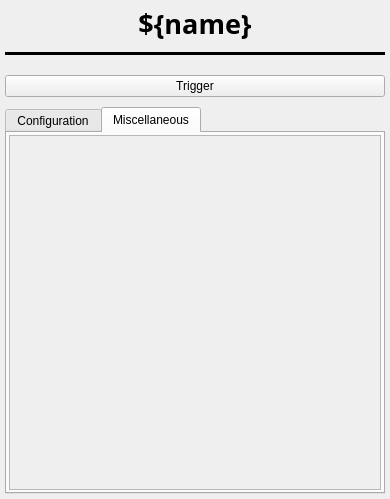
<?xml version="1.0" encoding="UTF-8"?>
<ui version="4.0">
 <class>Form</class>
 <widget class="QWidget" name="Form">
  <property name="geometry">
   <rect>
    <x>0</x>
    <y>0</y>
    <width>390</width>
    <height>499</height>
   </rect>
  </property>
  <property name="sizePolicy">
   <sizepolicy hsizetype="Preferred" vsizetype="Preferred">
    <horstretch>0</horstretch>
    <verstretch>0</verstretch>
   </sizepolicy>
  </property>
  <property name="windowTitle">
   <string>Form</string>
  </property>
  <layout class="QVBoxLayout" name="main_layout" stretch="0,0,0,0,3">
   <property name="spacing">
    <number>10</number>
   </property>
   <property name="sizeConstraint">
    <enum>QLayout::SetDefaultConstraint</enum>
   </property>
   <property name="leftMargin">
    <number>5</number>
   </property>
   <property name="topMargin">
    <number>5</number>
   </property>
   <property name="rightMargin">
    <number>5</number>
   </property>
   <property name="bottomMargin">
    <number>5</number>
   </property>
   <item>
    <widget class="QLabel" name="name_label">
     <property name="font">
      <font>
       <family>Sans Serif</family>
       <pointsize>20</pointsize>
       <weight>75</weight>
       <bold>true</bold>
      </font>
     </property>
     <property name="text">
      <string>${name}</string>
     </property>
     <property name="alignment">
      <set>Qt::AlignCenter</set>
     </property>
    </widget>
   </item>
   <item>
    <widget class="QFrame" name="underline">
     <property name="autoFillBackground">
      <bool>false</bool>
     </property>
     <property name="styleSheet">
      <string notr="true"/>
     </property>
     <property name="frameShape">
      <enum>QFrame::HLine</enum>
     </property>
     <property name="frameShadow">
      <enum>QFrame::Plain</enum>
     </property>
     <property name="lineWidth">
      <number>10</number>
     </property>
    </widget>
   </item>
   <item>
    <layout class="QHBoxLayout" name="horizontalLayout_2" stretch="1,0">
     <property name="spacing">
      <number>2</number>
     </property>
     <property name="bottomMargin">
      <number>0</number>
     </property>
     <item>
      <widget class="PyDMImageView" name="PyDMImageView">
       <property name="toolTip">
        <string/>
       </property>
       <property name="colorMap" stdset="0">
        <enum>PyDMImageView::Monochrome</enum>
       </property>
       <property name="imageChannel" stdset="0">
        <string>sig://${name}_image</string>
       </property>
      </widget>
     </item>
     <item>
      <widget class="TyphonSignalPanel" name="read_panel">
       <property name="toolTip">
        <string/>
       </property>
       <property name="whatsThis">
        <string>
    Panel of Signals for Device
    </string>
       </property>
       <property name="showConfig" stdset="0">
        <bool>false</bool>
       </property>
       <property name="showOmitted" stdset="0">
        <bool>false</bool>
       </property>
      </widget>
     </item>
    </layout>
   </item>
   <item>
    <widget class="TyphonMethodButton" name="TyphonMethodButton">
     <property name="toolTip">
      <string/>
     </property>
     <property name="text">
      <string>Trigger</string>
     </property>
     <property name="method_name" stdset="0">
      <string>trigger</string>
     </property>
     <property name="use_status" stdset="0">
      <bool>true</bool>
     </property>
    </widget>
   </item>
   <item>
    <widget class="QTabWidget" name="signal_tab">
     <property name="minimumSize">
      <size>
       <width>0</width>
       <height>250</height>
      </size>
     </property>
     <property name="maximumSize">
      <size>
       <width>16777215</width>
       <height>500</height>
      </size>
     </property>
     <property name="autoFillBackground">
      <bool>false</bool>
     </property>
     <property name="tabPosition">
      <enum>QTabWidget::North</enum>
     </property>
     <property name="tabShape">
      <enum>QTabWidget::Rounded</enum>
     </property>
     <property name="currentIndex">
      <number>1</number>
     </property>
     <property name="elideMode">
      <enum>Qt::ElideNone</enum>
     </property>
     <property name="usesScrollButtons">
      <bool>false</bool>
     </property>
     <property name="documentMode">
      <bool>false</bool>
     </property>
     <property name="tabBarAutoHide">
      <bool>false</bool>
     </property>
     <widget class="QWidget" name="config_tab">
      <attribute name="title">
       <string>Configuration</string>
      </attribute>
      <layout class="QHBoxLayout" name="config_tab_layout">
       <property name="leftMargin">
        <number>2</number>
       </property>
       <property name="topMargin">
        <number>2</number>
       </property>
       <property name="rightMargin">
        <number>2</number>
       </property>
       <property name="bottomMargin">
        <number>2</number>
       </property>
       <item>
        <widget class="QScrollArea" name="config_scroll">
         <property name="font">
          <font>
           <underline>false</underline>
          </font>
         </property>
         <property name="horizontalScrollBarPolicy">
          <enum>Qt::ScrollBarAlwaysOff</enum>
         </property>
         <property name="sizeAdjustPolicy">
          <enum>QAbstractScrollArea::AdjustToContentsOnFirstShow</enum>
         </property>
         <property name="widgetResizable">
          <bool>true</bool>
         </property>
         <widget class="QWidget" name="config_widget">
          <property name="geometry">
           <rect>
            <x>0</x>
            <y>0</y>
            <width>94</width>
            <height>28</height>
           </rect>
          </property>
          <layout class="QVBoxLayout" name="verticalLayout_2">
           <property name="leftMargin">
            <number>2</number>
           </property>
           <property name="topMargin">
            <number>2</number>
           </property>
           <property name="rightMargin">
            <number>2</number>
           </property>
           <property name="bottomMargin">
            <number>2</number>
           </property>
           <item>
            <widget class="TyphonSignalPanel" name="config_panel">
             <property name="toolTip">
              <string/>
             </property>
             <property name="whatsThis">
              <string>
    Panel of Signals for Device
    </string>
             </property>
             <property name="showHints" stdset="0">
              <bool>false</bool>
             </property>
             <property name="showNormal" stdset="0">
              <bool>false</bool>
             </property>
             <property name="showOmitted" stdset="0">
              <bool>false</bool>
             </property>
            </widget>
           </item>
          </layout>
         </widget>
        </widget>
       </item>
      </layout>
     </widget>
     <widget class="QWidget" name="misc_tab">
      <attribute name="title">
       <string>Miscellaneous</string>
      </attribute>
      <layout class="QHBoxLayout" name="misc_tab_layout">
       <property name="leftMargin">
        <number>2</number>
       </property>
       <property name="topMargin">
        <number>2</number>
       </property>
       <property name="rightMargin">
        <number>2</number>
       </property>
       <property name="bottomMargin">
        <number>2</number>
       </property>
       <item>
        <widget class="QScrollArea" name="misc_scroll">
         <property name="horizontalScrollBarPolicy">
          <enum>Qt::ScrollBarAlwaysOff</enum>
         </property>
         <property name="sizeAdjustPolicy">
          <enum>QAbstractScrollArea::AdjustToContentsOnFirstShow</enum>
         </property>
         <property name="widgetResizable">
          <bool>true</bool>
         </property>
         <widget class="QWidget" name="misc_widget">
          <property name="geometry">
           <rect>
            <x>0</x>
            <y>0</y>
            <width>366</width>
            <height>231</height>
           </rect>
          </property>
          <layout class="QVBoxLayout" name="verticalLayout">
           <property name="leftMargin">
            <number>2</number>
           </property>
           <property name="topMargin">
            <number>2</number>
           </property>
           <property name="rightMargin">
            <number>2</number>
           </property>
           <property name="bottomMargin">
            <number>2</number>
           </property>
           <item>
            <widget class="TyphonSignalPanel" name="misc_panel">
             <property name="toolTip">
              <string/>
             </property>
             <property name="whatsThis">
              <string>
    Panel of Signals for Device
    </string>
             </property>
             <property name="showHints" stdset="0">
              <bool>false</bool>
             </property>
             <property name="showNormal" stdset="0">
              <bool>false</bool>
             </property>
             <property name="showConfig" stdset="0">
              <bool>false</bool>
             </property>
            </widget>
           </item>
          </layout>
         </widget>
        </widget>
       </item>
      </layout>
     </widget>
    </widget>
   </item>
  </layout>
 </widget>
 <customwidgets>
  <customwidget>
   <class>TyphonSignalPanel</class>
   <extends>QWidget</extends>
   <header>typhon.signal</header>
  </customwidget>
  <customwidget>
   <class>TyphonMethodButton</class>
   <extends>QPushButton</extends>
   <header>typhon.func</header>
  </customwidget>
  <customwidget>
   <class>PyDMImageView</class>
   <extends>QWidget</extends>
   <header>pydm.widgets.image</header>
  </customwidget>
 </customwidgets>
 <resources/>
 <connections/>
</ui>
